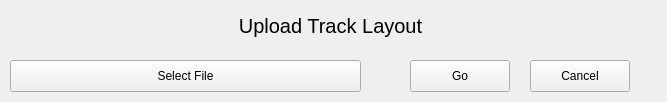
<?xml version="1.0" encoding="UTF-8"?>
<ui version="4.0">
 <class>MainWindow</class>
 <widget class="QMainWindow" name="MainWindow">
  <property name="geometry">
   <rect>
    <x>0</x>
    <y>0</y>
    <width>667</width>
    <height>102</height>
   </rect>
  </property>
  <property name="windowTitle">
   <string>MainWindow</string>
  </property>
  <widget class="QWidget" name="centralwidget">
   <widget class="QLabel" name="Heading">
    <property name="geometry">
     <rect>
      <x>0</x>
      <y>10</y>
      <width>661</width>
      <height>31</height>
     </rect>
    </property>
    <property name="styleSheet">
     <string notr="true">font-size: 20px</string>
    </property>
    <property name="text">
     <string>Upload Track Layout</string>
    </property>
    <property name="alignment">
     <set>Qt::AlignCenter</set>
    </property>
   </widget>
   <widget class="QPushButton" name="GoButton">
    <property name="geometry">
     <rect>
      <x>410</x>
      <y>60</y>
      <width>100</width>
      <height>32</height>
     </rect>
    </property>
    <property name="text">
     <string>Go</string>
    </property>
   </widget>
   <widget class="QPushButton" name="CancelButton">
    <property name="geometry">
     <rect>
      <x>530</x>
      <y>60</y>
      <width>100</width>
      <height>32</height>
     </rect>
    </property>
    <property name="text">
     <string>Cancel</string>
    </property>
   </widget>
   <widget class="QPushButton" name="SelectFileButton">
    <property name="geometry">
     <rect>
      <x>10</x>
      <y>60</y>
      <width>351</width>
      <height>32</height>
     </rect>
    </property>
    <property name="text">
     <string>Select File</string>
    </property>
   </widget>
  </widget>
 </widget>
 <resources/>
 <connections/>
</ui>
